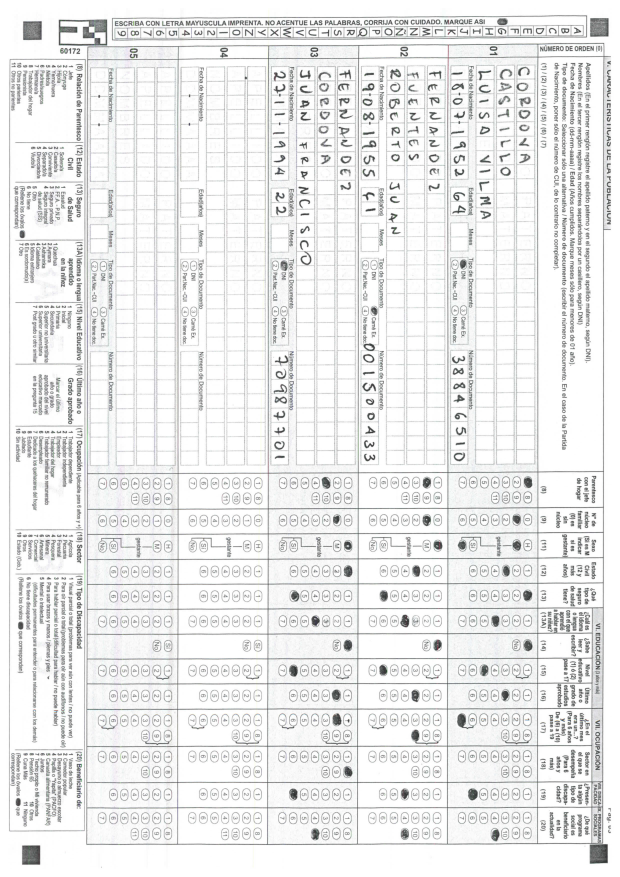
#> input picture api/pagina3_1.png, 1240 x 1754 px (shown at 1/2 size); the run also reads 5 pictures not shown here
$ python LoadDataFromImage.py
#> lines starting #> are read from the running program, lines starting #| are printed output that depends on the picture; after the words box and inside, x2 and y2 are one past the last pixel; in counts of white or black regions, pixels touching at a corner belong together; long printed decimals are rounded
### extraction/PageDetector.py
#!/usr/bin/env python
# coding: utf-8

"""
    Extraction.PageDetector
    ============================
    Detect page number and oritentation to extract features
    properly.

    _copyright_ = 'Copyright (c) 2017 Vm.C.', see AUTHORS for more details
    _license_ = GNU General Public License, see LICENSE for more details
"""

import numpy as np
import cv2
from matplotlib import pyplot as plt
import math
from os import listdir
from os.path import isfile, join

# Global settings ####
dx = [-1, 1, 0, 0]
dy = [0, 0, -1, 1]


# Function definition ####
def sortSquareCenters(L):
    if len(L) != 4:
        print('wtf, there are not 4 centers: ', len(L))
    L = sorted(L, key=lambda x: x[0] + x[1])
    return L


def getSingleSquare(image_original, corner, iterations=1):
#> called with corner = 0, iterations = 2
    ret3, th3 = cv2.threshold(image_original, 0, 255, cv2.THRESH_BINARY_INV + cv2.THRESH_OTSU)
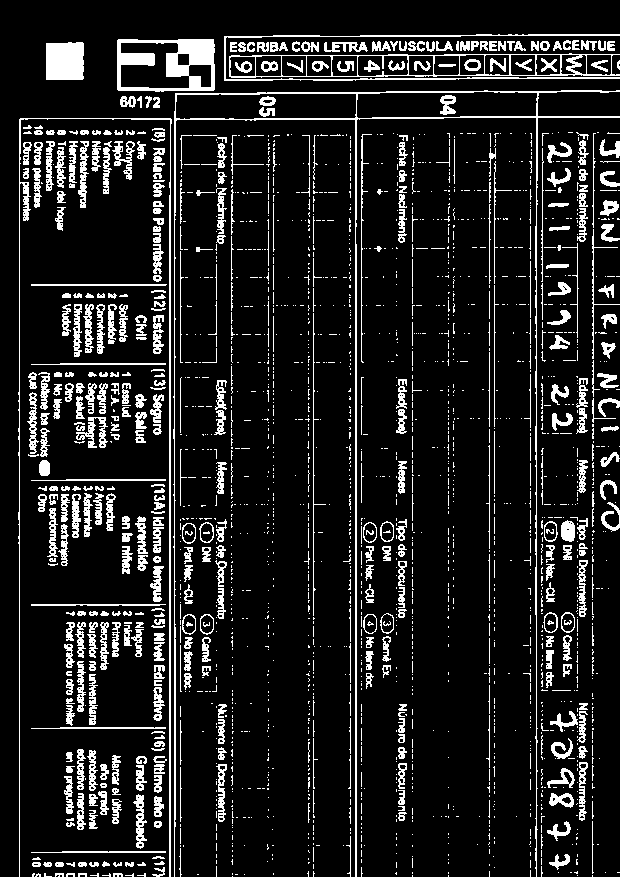
#> th3: shape (877, 620); 12.2% white in thin lines or dots
#> ret3 = 201

    se = cv2.getStructuringElement(cv2.MORPH_ELLIPSE, (3, 3))
    thIMor = cv2.morphologyEx(th3, cv2.MORPH_CLOSE, se)
    maxShape = max(image_original.shape)

    k_left = int(round(5 * maxShape / 900))  # componentes >= 4
    k_right = int(round(80 * maxShape / 900))  # componentes < 4

    while k_left + +1 < k_right:
        k = (k_left + k_right) // 2
        onlySquares = cv2.erode(thIMor, cv2.getStructuringElement(cv2.MORPH_RECT, (k, k)), iterations=1)
        onlySquares = cv2.dilate(onlySquares, cv2.getStructuringElement(cv2.MORPH_RECT, (k, k)), iterations=1)
        # Connected compoent labling
        stats = cv2.connectedComponentsWithStats(onlySquares, connectivity=4)
        # print('with ', k, ' we got: ', stats[0])
        if stats[0] >= 2:
            k_left = k
        else:
            k_right = k

        # [5 lines of commented-out code are left out]
    thIMor = cv2.erode(thIMor, cv2.getStructuringElement(cv2.MORPH_RECT, (k_left, k_left)), iterations=1)
    thIMor = cv2.dilate(thIMor, cv2.getStructuringElement(cv2.MORPH_RECT, (k_left, k_left)), iterations=1)
    # Connected component labling
    stats = cv2.connectedComponentsWithStats(thIMor, connectivity=4)
    num_labels = stats[0]
#> num_labels = 2
    # print('num labels:', num_labels)
    if num_labels != 2:
        return None

    labels = stats[1]
    labelStats = stats[2]
#> labelStats = [[0, 0, 620, 877, 542371], [46, 43, 37, 37, 1369]]
    centroides = stats[3]
#> centroides = [[310.1, 439], [64, 61]]
    c = int(round(centroides[1][1])), int(round(centroides[1][0]))
#> c = (61, 64)
    W = labelStats[1, cv2.CC_STAT_WIDTH]
#> W = 37
    H = labelStats[1, cv2.CC_STAT_HEIGHT]
#> H = 37
    Top = labelStats[1, cv2.CC_STAT_TOP]
#> Top = 43
    Left = labelStats[1, cv2.CC_STAT_LEFT]
#> Left = 46
    corners = []
    corners.append([Top + H, Left + W])
    corners.append([Top, Left + W])
    corners.append([Top + H, Left])
    corners.append([Top, Left])
    # [9 lines of commented-out code are left out]
    return k_left, [corners[corner][0], corners[corner][1]]
    # [10 lines of commented-out code are left out]


def getSquares_newAlgorithm(image_original):
    rows, cols = image_original.shape
    A = getSingleSquare(image_original[:rows // 2, : cols // 2], 0, iterations=2)
#> A = (37, [80, 83])
    B = getSingleSquare(image_original[rows // 2:, : cols // 2], 1, iterations=2)
#> B = (37, [814, 81])
    X = getSingleSquare(image_original[:rows // 2, cols // 2:], 2, iterations=2)
#> call 3 of getSingleSquare, with corner = 2, iterations = 2
#> in getSingleSquare (call 3), `ret3, th3 = cv2.threshold(image_original, 0, 255, cv2.THRESH_BINARY_IN..`:
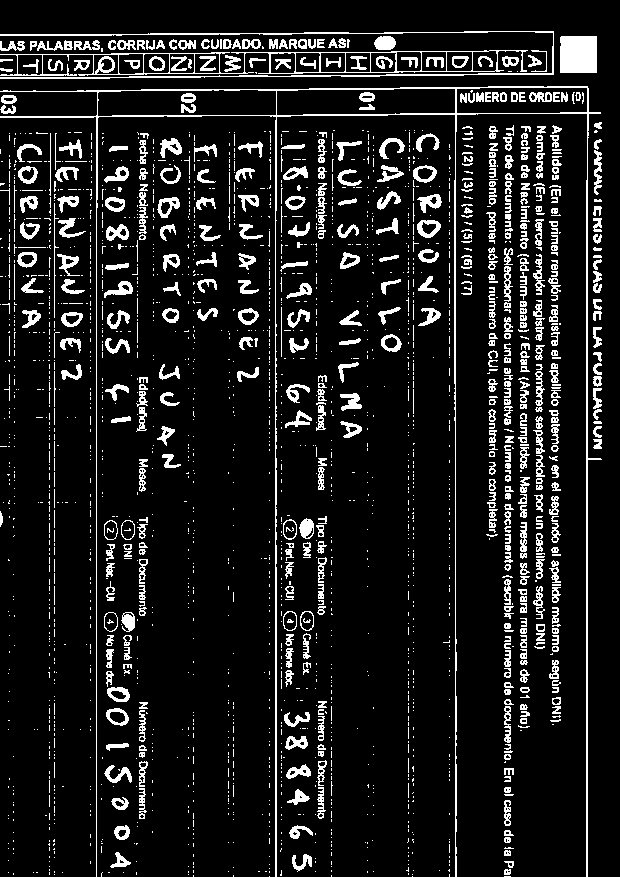
#> th3: shape (877, 620); 10.9% white in thin lines or dots
#> in getSingleSquare (call 3), `ret3, th3 = cv2.threshold(image_original, 0, 255, cv2.THRESH_BINARY_IN..`: ret3 = 192
#> in getSingleSquare (call 3), `labelStats = stats[2]`: labelStats = [[0, 0, 620, 877, 542408], [562, 37, 36, 37, 1332]]
#> in getSingleSquare (call 3), `centroides = stats[3]`: centroides = [[308.8, 438.9], [579.5, 55]]
#> in getSingleSquare (call 3), `c = int(round(centroides[1][1])), int(round(centroides[1][0]))`: c = (55, 580)
#> in getSingleSquare (call 3), `W = labelStats[1, cv2.CC_STAT_WIDTH]`: W = 36
#> in getSingleSquare (call 3), `H = labelStats[1, cv2.CC_STAT_HEIGHT]`: H = 37
#> in getSingleSquare (call 3), `Left = labelStats[1, cv2.CC_STAT_LEFT]`: Left = 562
#> X = (36, [74, 562])
    Y = getSingleSquare(image_original[rows // 2:, cols // 2:], 3, iterations=2)
#> call 4 of getSingleSquare, with corner = 3, iterations = 2
#> in getSingleSquare (call 4), `ret3, th3 = cv2.threshold(image_original, 0, 255, cv2.THRESH_BINARY_IN..`:
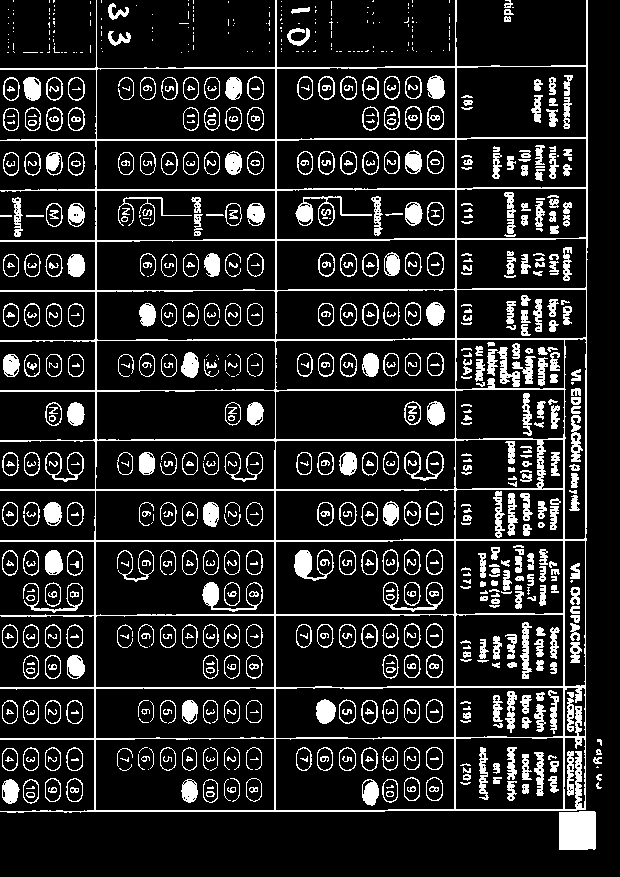
#> th3: shape (877, 620); 14.4% white; 927 white regions (254 under 20 px), largest, box (x1, y1, x2, y2) and area: (0, 0, 588, 813) 22408, (559, 811, 596, 850) 1416, (295, 196, 372, 226) 552
#> in getSingleSquare (call 4), `ret3, th3 = cv2.threshold(image_original, 0, 255, cv2.THRESH_BINARY_IN..`: ret3 = 194
#> in getSingleSquare (call 4), `labelStats = stats[2]`: labelStats = [[0, 0, 620, 877, 542371], [559, 812, 37, 37, 1369]]
#> in getSingleSquare (call 4), `centroides = stats[3]`: centroides = [[308.8, 437], [577, 830]]
#> in getSingleSquare (call 4), `c = int(round(centroides[1][1])), int(round(centroides[1][0]))`: c = (830, 577)
#> in getSingleSquare (call 4), `W = labelStats[1, cv2.CC_STAT_WIDTH]`: W = 37
#> in getSingleSquare (call 4), `Top = labelStats[1, cv2.CC_STAT_TOP]`: Top = 812
#> in getSingleSquare (call 4), `Left = labelStats[1, cv2.CC_STAT_LEFT]`: Left = 559
#> Y = (37, [812, 559])

    if A is None or B is None or X is None or Y is None:
        return None
    P = [A[0], B[0], X[0], Y[0]]
#> P = [37, 37, 36, 37]
    print('P: ', P)
#| P:  [37, 37, 36, 37]
    k = max(P)
#> k = 37
    L = k
#> L = 37
    A = A[1]
#> A = [80, 83]
    B = B[1][0] + rows // 2, B[1][1]
#> B = (1691, 81)
    X = X[1][0], X[1][1] + cols // 2
#> X = (74, 1182)
    Y = Y[1][0] + rows // 2, Y[1][1] + cols // 2
#> Y = (1689, 1179)

    cA = A[0] - L, A[1] - L
#> cA = (43, 46)
    cB = B[0] + L, B[1] - L
#> cB = (1728, 44)
    cX = X[0] - L, X[1] + L
#> cX = (37, 1219)
    cY = Y[0] + L, Y[1] + L
#> cY = (1726, 1216)

    cA = cA[1], cA[0]
#> cA = (46, 43)
    cB = cB[1], cB[0]
#> cB = (44, 1728)
    cX = cX[1], cX[0]
#> cX = (1219, 37)
    cY = cY[1], cY[0]
#> cY = (1216, 1726)
    centers = [cA, cB, cX, cY]
#> centers = [(46, 43), (44, 1728), (1219, 37), (1216, 1726)]
    centers = sortSquareCenters(centers)
#> in sortSquareCenters, `L = sorted(L, key=lambda x: x[0] + x[1])`: L = [(46, 43), (1219, 37), (44, 1728), (1216, 1726)]
#> centers = [(46, 43), (1219, 37), (44, 1728), (1216, 1726)]
    # print(centers)
    # plt.imshow(image_original, 'gray')
    # plt.show()
    return centers,k


def getSquares(image_original):
    """Detecta la orientación de la imagen y la orienta.
    Args:
        image_original: Original image.
    Returns:
        cosl: ....
    """
    # [65 lines of commented-out code are left out]

    center_of_squares,var = getSquares_newAlgorithm(image_original)
#> center_of_squares = [(46, 43), (1219, 37), (44, 1728), (1216, 1726)]; var = 37
    # [8 lines of commented-out code are left out]
    return center_of_squares,var


def enderezarImagen(image):
    """Detecta la orientación de la imagen y la orienta.
    Args:
        image: Original image.
    Returns:
        rotatedImg: Rotated image.
    """
    squaresCenters, _ = getSquares(image)
#> squaresCenters = [(46, 43), (1219, 37), (44, 1728), (1216, 1726)]
    if len(squaresCenters) != 4:
        raise Exception('There is no 4 centers')
    print('First squares: ', squaresCenters)
#| First squares:  [(46, 43), (1219, 37), (44, 1728), (1216, 1726)]
    dI = squaresCenters[2][0] - squaresCenters[0][0]
#> dI = -2
    dJ = squaresCenters[2][1] - squaresCenters[0][1]
#> dJ = 1685
    theta = np.arctan2(dJ, dI)
#> theta = 1.57
    thetaDegrees = theta * 180 / np.pi
#> thetaDegrees = 90.07
    (oldY, oldX) = image.shape
    M = cv2.getRotationMatrix2D(center=(oldX / 2, oldY / 2), angle=thetaDegrees,
                                scale=1)  # rotate about center of image.
#> M = [[-0.00119, 1, -256.3], [-1, -0.00119, 1498]]
    newX, newY = oldX * 1, oldY * 1
    r = np.deg2rad(thetaDegrees)
#> r = 1.57
    newX, newY = (abs(np.sin(r) * newY) + abs(np.cos(r) * newX), abs(np.sin(r) * newX) + abs(np.cos(r) * newY))
#> newX = 1755.5; newY = 1242.1

    # the warpAffine function call, below, basically works like this:
    # 1. apply the M transformation on each pixel of the original image
    # 2. save everything that falls within the upper-left "dsize" portion of the resulting image.

    # Find the translation that moves the result to the center of that region.
    (tx, ty) = ((newX - oldX) / 2, (newY - oldY) / 2)
#> tx = 257.7; ty = -256
    M[0, 2] += tx  # third column of matrix holds translation, which takes effect after rotation.
    M[1, 2] += ty

    rotatedImg = cv2.warpAffine(image, M, dsize=(int(newX), int(newY)))
    return rotatedImg


def getCenterZone(img, center, delta):
    """ .........
    Args:
        img: Original image.
        center: Center of ....
        delta: .....
    Returns:
        centerZone: .........
    """
    K = img[center[1] - delta:center[1] + delta, center[0] - delta:center[0] + delta].copy()
    # K = img[squaresCenters[0][1]:squaresCenters[3][1],squaresCenters[0][0]:squaresCenters[3][0]].copy()
    # ret3, th3 = cv2.threshold(K, 0, 255, cv2.THRESH_BINARY_INV + cv2.THRESH_OTSU)
    ret3, th3 = cv2.threshold(K, 240, 255, cv2.THRESH_BINARY_INV)
    K = cv2.dilate(th3, cv2.getStructuringElement(cv2.MORPH_CROSS, (3, 3)), iterations=1)
    centerZone = cv2.resize(K, (750, 750))
    centerZone[centerZone > 125] = 255
    centerZone[centerZone <= 125] = 0
    return centerZone


def getPercentMatched(baseImage, testImage):
    if baseImage.shape != testImage.shape:
        print('shapeBase ', baseImage.shape)
        print('testBase ', testImage.shape)
        return 0
    onlyMatched = cv2.bitwise_and(baseImage, testImage)
    nonZeroDB = cv2.countNonZero(baseImage)
    nonZeroAND = cv2.countNonZero(onlyMatched)
    return nonZeroAND / nonZeroDB


def percentPage1Normal(centerZone):
    centerZone_Base = cv2.imread('resources/centerZone_page1.png', 0)
    return getPercentMatched(centerZone_Base, centerZone)


def percentPage2Normal(centerZone):
    centerZone_Base = cv2.imread('resources/centerZone_page2.png', 0)
    return getPercentMatched(centerZone_Base, centerZone)


def percentPage3Normal(centerZone):
    centerZone_Base = cv2.imread('resources/centerZone_page3.png', 0)
    return getPercentMatched(centerZone_Base, centerZone)


def percentPage4Normal(centerZone):
    centerZone_Base = cv2.imread('resources/centerZone_page4.png', 0)
    return getPercentMatched(centerZone_Base, centerZone)


def percentPage1Inversa(centerZone):
    centerZone_Base = cv2.imread('resources/centerZone_page1inv.png', 0)
    return getPercentMatched(centerZone_Base, centerZone)


def percentPage2Inversa(centerZone):
    centerZone_Base = cv2.imread('resources/centerZone_page2inv.png', 0)
    return getPercentMatched(centerZone_Base, centerZone)


def percentPage3Inversa(centerZone):
    centerZone_Base = cv2.imread('resources/centerZone_page3inv.png', 0)
    return getPercentMatched(centerZone_Base, centerZone)


def percentPage4Inversa(centerZone):
    centerZone_Base = cv2.imread('resources/centerZone_page4inv.png', 0)
    return getPercentMatched(centerZone_Base, centerZone)


def detectPage(img):
    """Detecta el número de la página.
    Args:
        img: Imagen orientada.
    Returns:
        _: Rotated image.
    """
    squaresCenters, L_edge_square = getSquares(img)
#> in getSingleSquare (call 5), `ret3, th3 = cv2.threshold(image_original, 0, 255, cv2.THRESH_BINARY_IN..`:
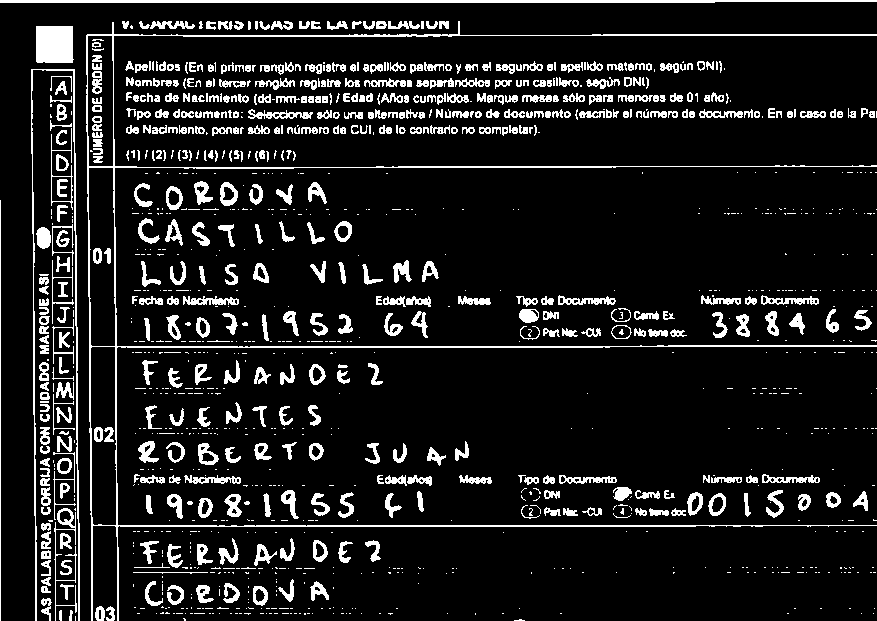
#> th3: shape (621, 877); 11.1% white; 1225 white regions (729 under 20 px), largest, box (x1, y1, x2, y2) and area: (86, 21, 877, 621) 7727, (0, 0, 877, 3) 2469, (31, 69, 80, 621) 2105
#> in getSingleSquare (call 5), `ret3, th3 = cv2.threshold(image_original, 0, 255, cv2.THRESH_BINARY_IN..`: ret3 = 192
#> the loop in getSingleSquare (call 5), `while k_left + +1 < k_right:` made 6 passes
#> pass 2, in getSingleSquare (call 5), `onlySquares = cv2.dilate(onlySquares, cv2.getStructuringElement(cv2.MO..`:
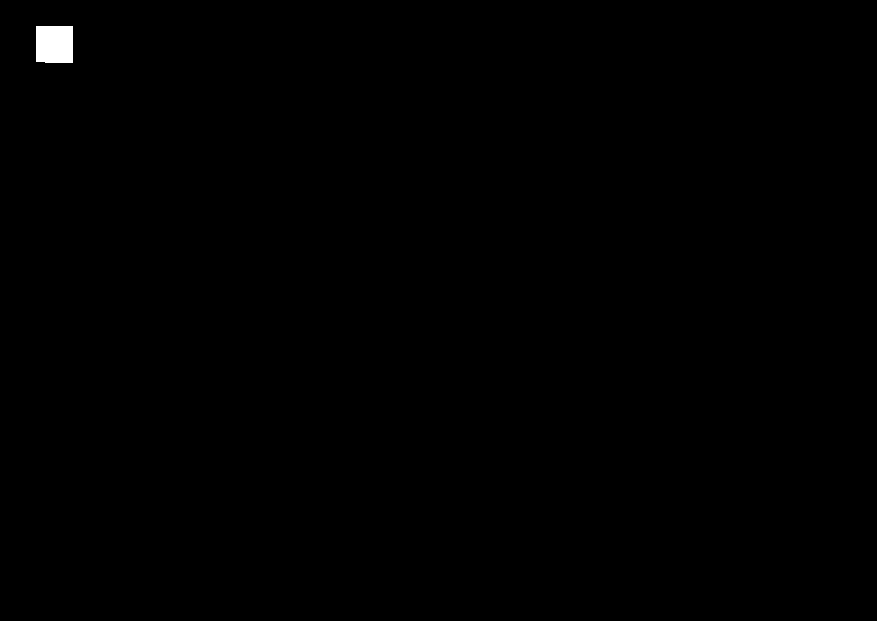
#> onlySquares: shape (621, 877); 0.25% white; 1 white region, box (x1, y1, x2, y2) and area: (36, 26, 73, 63) 1360
#> in getSingleSquare (call 5), `labelStats = stats[2]`: labelStats = [[0, 0, 877, 621, 543285], [37, 27, 37, 36, 1332]]
#> in getSingleSquare (call 5), `centroides = stats[3]`: centroides = [[438.9, 310.7], [55, 44.5]]
#> in getSingleSquare (call 5), `c = int(round(centroides[1][1])), int(round(centroides[1][0]))`: c = (44, 55)
#> in getSingleSquare (call 5), `H = labelStats[1, cv2.CC_STAT_HEIGHT]`: H = 36
#> in getSingleSquare (call 5), `Top = labelStats[1, cv2.CC_STAT_TOP]`: Top = 27
#> in getSingleSquare (call 5), `Left = labelStats[1, cv2.CC_STAT_LEFT]`: Left = 37
#| P:  [36, 37, 37, 37]
#> squaresCenters = [(37, 26), (44, 1197), (1726, 25), (1730, 1197)]; L_edge_square = 37
    print('Second squares: ', squaresCenters)
#| Second squares:  [(37, 26), (44, 1197), (1726, 25), (1730, 1197)]
    if len(squaresCenters) != 4:
        raise Exception('There is no 4 centers')
    TL_0 = squaresCenters[0]
#> TL_0 = (37, 26)
    BR_0 = squaresCenters[0][0] + L_edge_square, squaresCenters[0][1] + L_edge_square
#> BR_0 = (74, 63)

    TL_3 = squaresCenters[3][0] - L_edge_square, squaresCenters[3][1] - L_edge_square
#> TL_3 = (1693, 1160)
    BR_3 = squaresCenters[3]
#> BR_3 = (1730, 1197)

    colsToAddLeft = max(0, -TL_0[0])
#> colsToAddLeft = 0
    colsToAddRight = max(0, BR_3[0] - img.shape[1])
#> colsToAddRight = 0

    rowsToAddTop = max(0, -TL_0[1])
#> rowsToAddTop = 0
    rowsToAddBottom = max(0, BR_3[1] - img.shape[0])
#> rowsToAddBottom = 0

    completeImage = np.append(np.full((img.shape[0], colsToAddLeft), 255, dtype=img.dtype), img, axis=1)
    #print('shape after adding: ', colsToAddLeft, ' cols to left ', completeImage.shape)
    completeImage = np.append(completeImage, np.full((img.shape[0], colsToAddRight), 255, dtype=img.dtype), axis=1)
    #print('shape after adding: ', colsToAddRight, ' cols to right  ', completeImage.shape)

    completeImage = np.append(np.full((rowsToAddTop, completeImage.shape[1]), 255, dtype=img.dtype), completeImage,
                              axis=0)
    #print('shape after adding: ', rowsToAddTop, ' rows to top  ', completeImage.shape)

    completeImage = np.append(completeImage, np.full((rowsToAddBottom, completeImage.shape[1]), 255, dtype=img.dtype),
                              axis=0)

    img = completeImage.copy()

    sq0 = squaresCenters[0][0] + colsToAddLeft, squaresCenters[0][1] + rowsToAddTop
#> sq0 = (37, 26)
    sq1 = squaresCenters[1][0] + colsToAddLeft, squaresCenters[1][1] + rowsToAddTop
#> sq1 = (44, 1197)
    sq2 = squaresCenters[2][0] + colsToAddLeft, squaresCenters[2][1] + rowsToAddTop
#> sq2 = (1726, 25)
    sq3 = squaresCenters[3][0] + colsToAddLeft, squaresCenters[3][1] + rowsToAddTop
#> sq3 = (1730, 1197)

    squaresCenters = [sq0, sq1, sq2, sq3]
    print('shape after adding: ', rowsToAddBottom, ' rows to bottom  ', completeImage.shape)
#| shape after adding:  0  rows to bottom   (1242, 1755)
    # supuestamente esta horizontal
    distCols = squaresCenters[3][1] - squaresCenters[0][1]
#> distCols = 1171
    distRows = squaresCenters[3][0] - squaresCenters[0][0]
#> distRows = 1693

    print('Ratio: ', (distRows / distCols))
#| Ratio:  1.446
    sumX = 0
    sumY = 0
    for sqCenters in squaresCenters:
        sumX += sqCenters[0]
        sumY += sqCenters[1]
#> this loop made 4 passes
#> (sqCenters, sumX, sumY) on passes 2 to 4: ((44, 1197), 81, 1223), ((1726, 25), 1807, 1248), ((1730, 1197), 3537, 2445)
#> after the loop, sumX = 3537; sumY = 2445

    delta = distRows // 4
#> delta = 423
    center = (sumX // 4, sumY // 4)
#> center = (884, 611)

    centerZone = getCenterZone(img, center, delta)

    detectors = []
    percent = []
    page = []
    detectors.append(percentPage1Normal)
    page.append((1, 0))
    detectors.append(percentPage2Normal)
    page.append((2, 0))
    detectors.append(percentPage3Normal)
    page.append((3, 0))
    detectors.append(percentPage4Normal)
    page.append((4, 0))

    detectors.append(percentPage1Inversa)
    page.append((1, 1))
    detectors.append(percentPage2Inversa)
    page.append((2, 1))
    detectors.append(percentPage3Inversa)
    page.append((3, 1))
    detectors.append(percentPage4Inversa)
    page.append((4, 1))

    for detector in detectors:
        percent.append(detector(centerZone))
#> this loop made 6 passes
#> after the loop, percent = [0.459, 0.459, 0.671, 0.467, 0.446]
    print('Percents: ', percent)
    max_indx, max_value = max(enumerate(percent), key=lambda p: p[1])
    newImage = img[squaresCenters[0][1]:squaresCenters[3][1], squaresCenters[0][0]:squaresCenters[3][0]]
    return (newImage, page[max_indx])

# [52 lines that do not run on import are left out]

### LoadDataFromImage.py
import numpy as np
import cv2

from matplotlib import pyplot as plt
from extraction import FeatureExtractor
from extraction import PageDetector

img = cv2.imread('api/pagina3_1.png', 0)
# [11 lines of commented-out code are left out]

print("everything is ok")

img = PageDetector.enderezarImagen(img)
#> (the run stopped early here; a loop or call above may not have finished)
